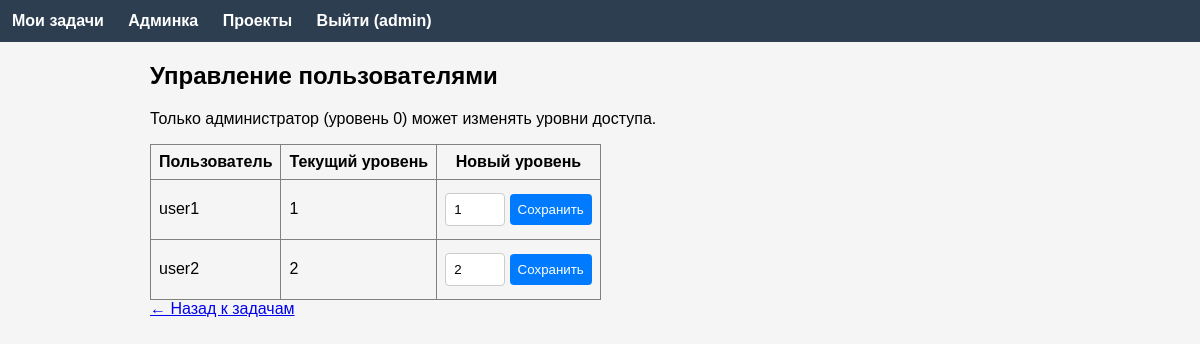
Page /admin (signed in) on the earlier database version.
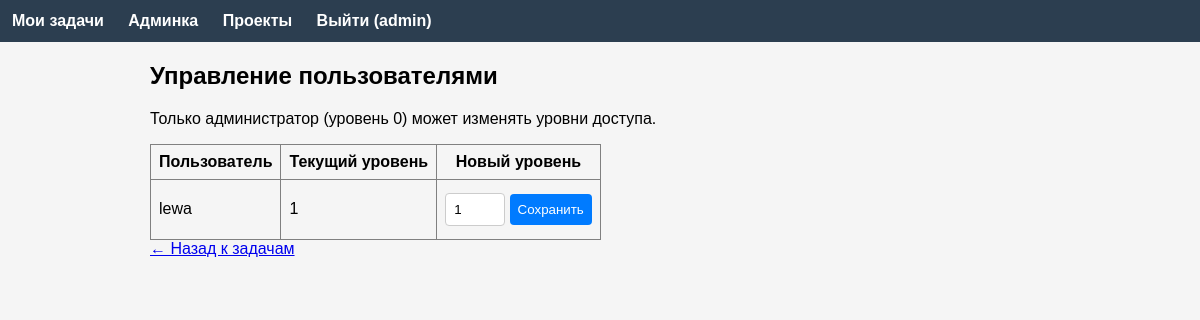
Same page on the later database version.
### app/models.py (models this page shows, shortened)
class User(UserMixin, db.Model):
    id = db.Column(db.Integer, primary_key=True)
    username = db.Column(db.String(64), index=True, unique=True, nullable=False)
    password_hash = db.Column(db.String(128), nullable=False)
    access_level = db.Column(db.Integer, default=1, nullable=False)
    authored_tasks = db.relationship('Task', back_populates='author', lazy='dynamic')
    assigned_tasks = db.relationship('Task', secondary=task_assignees, back_populates='assignees')
    comments = db.relationship('Comment', back_populates='author', lazy='dynamic')
    authored_projects = db.relationship('Project', back_populates='author', lazy='dynamic')
    def is_admin(self):
        return self.access_level == 0

### app/main/routes.py (the view)
@main.route('/admin')
@login_required
def admin():
    if not current_user.is_admin():
        flash('Доступ запрещён')
        return redirect(url_for('main.tasks'))
    users = User.query.filter(User.id != current_user.id).all()
    return render_template('admin.html', users=users)

### app/__init__.py (called while the page is built)
def create_app():
    app = Flask(__name__)
    app.config['SECRET_KEY'] = os.environ.get('SECRET_KEY', 'dev-secret-key')
    app.config['SQLALCHEMY_DATABASE_URI'] = 'sqlite:///task_manager.db'
    app.config['SQLALCHEMY_TRACK_MODIFICATIONS'] = False
    db.init_app(app)
    login_manager.init_app(app)
    login_manager.login_view = 'auth.login'
    from .models import User
    @login_manager.user_loader
    def load_user(user_id):
        return User.query.get(int(user_id))
    from .auth import auth as auth_blueprint
    app.register_blueprint(auth_blueprint)
    from .main import main as main_blueprint
    app.register_blueprint(main_blueprint)
    from .api import api as api_blueprint
    app.register_blueprint(api_blueprint, url_prefix='/api')
    return app

### app/templates/admin.html
{% extends "base.html" %}
{% block content %}
<h2>Управление пользователями</h2>
<p>Только администратор (уровень 0) может изменять уровни доступа.</p>
<table border="1" cellpadding="8" style="border-collapse:collapse; margin-top:15px;">
    <thead>
        <tr>
            <th>Пользователь</th>
            <th>Текущий уровень</th>
            <th>Новый уровень</th>
        </tr>
    </thead>
    <tbody>
        {% for user in users %}
        <tr>
            <td>{{ user.username }}</td>
            <td>{{ user.access_level }}</td>
            <td>
                <form method="post" action="{{ url_for('main.set_user_access_level', user_id=user.id) }}" style="display:inline;">
                    <input type="number" name="level" value="{{ user.access_level }}" min="0" style="width:60px;">
                    <button type="submit">Сохранить</button>
                </form>
            </td>
        </tr>
        {% endfor %}
    </tbody>
</table>
<a href="{{ url_for('main.tasks') }}">← Назад к задачам</a>
{% endblock %}

### app/templates/base.html (shortened to what this page needs)
<!DOCTYPE html>
<html lang="ru">
<head>
    <link rel="stylesheet" href="{{ url_for('static', filename='style.css') }}">
</head>
<body>
    <nav>
        {% if current_user.is_authenticated %}
            <a href="{{ url_for('main.tasks') }}">Мои задачи</a>
            {% if current_user.is_admin() %}
                <a href="{{ url_for('main.admin') }}">Админка</a>
            {% endif %}
            <a href="{{ url_for('main.projects') }}">Проекты</a>
            <a href="{{ url_for('auth.logout') }}">Выйти ({{ current_user.username }})</a>
        {% else %}
            <a href="{{ url_for('main.index') }}">Главная</a>
            <a href="{{ url_for('auth.login') }}">Вход</a>
            <a href="{{ url_for('auth.register') }}">Регистрация</a>
        {% endif %}
    </nav>
    <main>
        {% block content %}{% endblock %}
    </main>
</body>
</html>

### app/static/style.css (style rules this page uses)
body { font-family: Arial, sans-serif; margin: 0; padding: 0; background: #f5f5f5; }
nav { background: #2c3e50; padding: 12px; }
nav a { color: white; margin-right: 20px; text-decoration: none; font-weight: bold; }
main { max-width: 900px; margin: 20px auto; padding: 0 15px; }
input, textarea, button, select { margin: 5px 0; padding: 8px; border: 1px solid #ccc; border-radius: 4px; width: 100%; box-sizing: border-box; }
button { background: #007bff; color: white; border: none; cursor: pointer; border-radius: 4px; width: auto; }
form { margin: 0; }

Differences in the rows shown:
removed User: username "user2", access_level "2", level "2"
changed User: username "user1" → "lewa"
